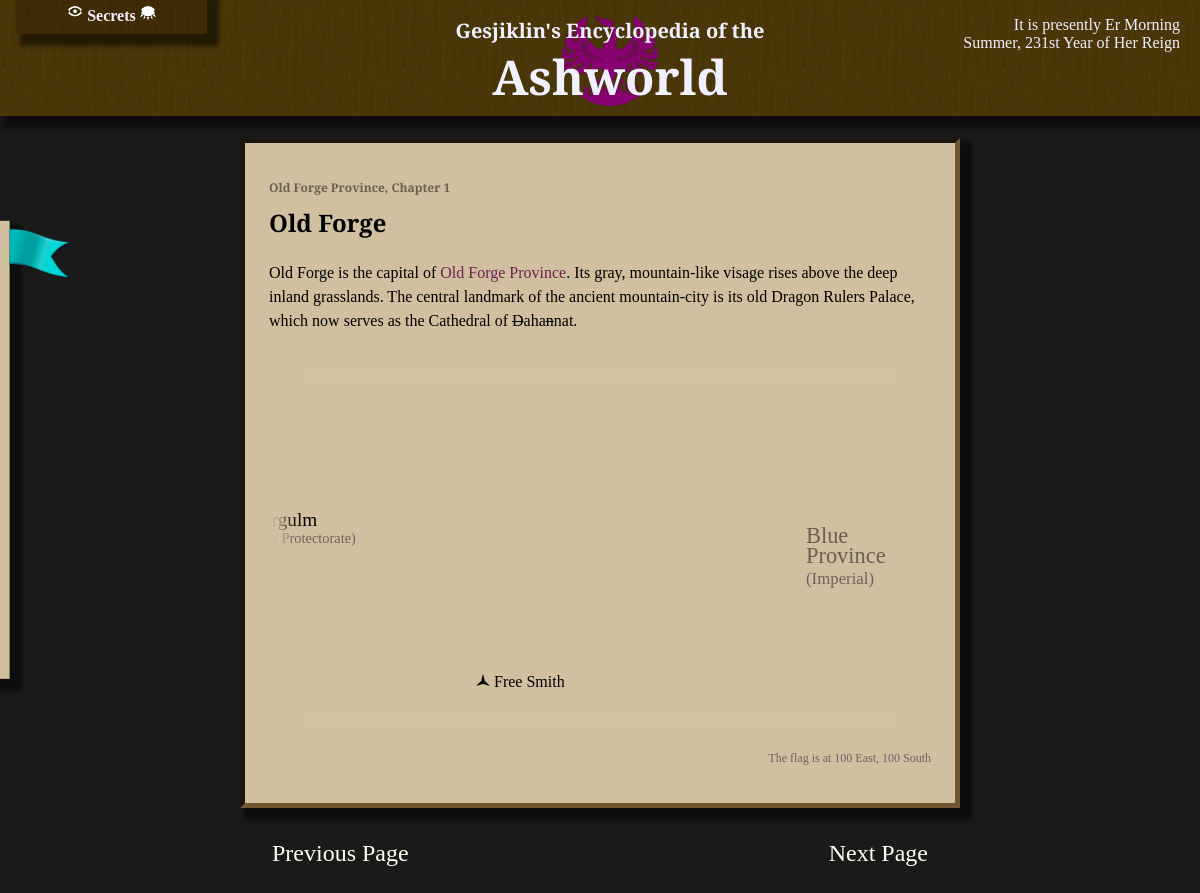
Before: /Old Forge-info with the older database file.
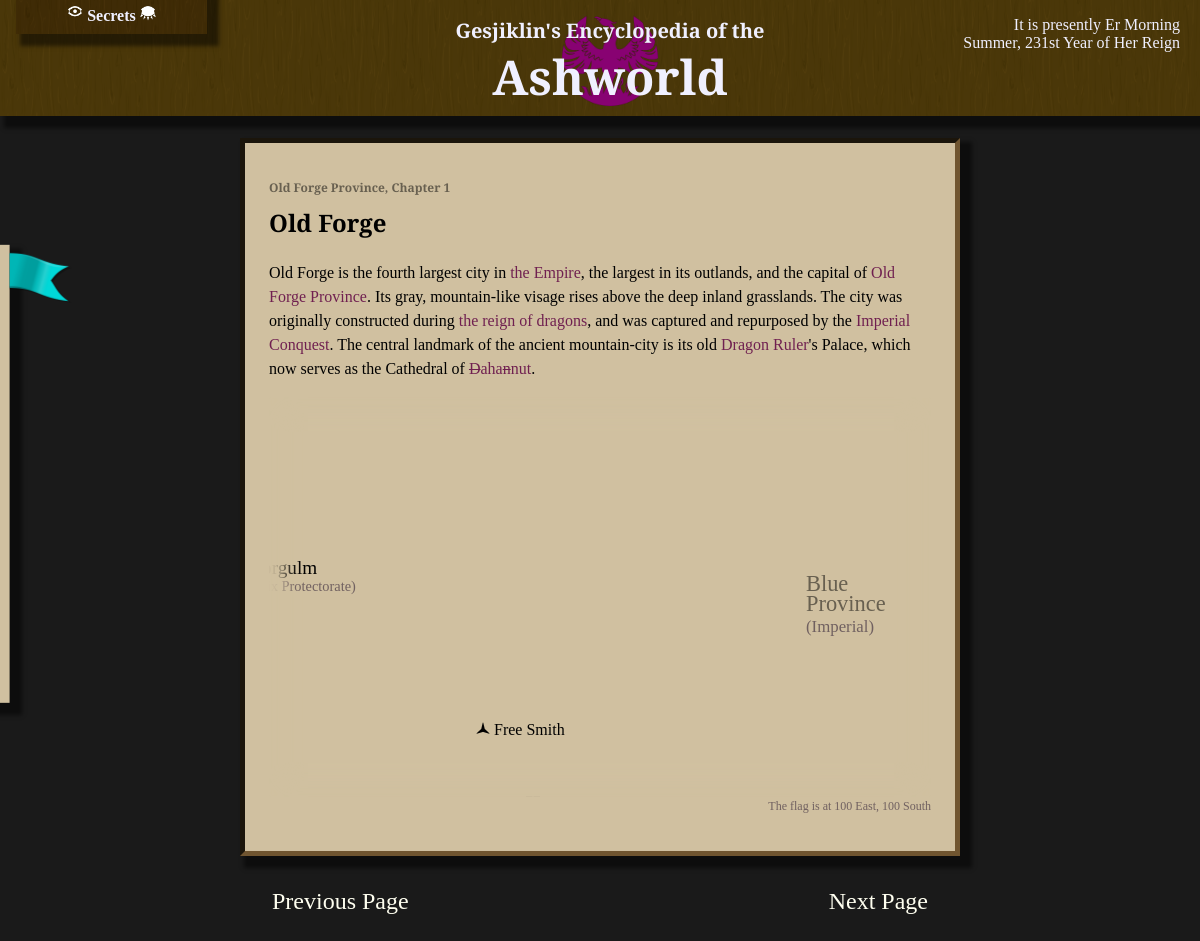
After: the same page with the newer database file.
### wiki/models.py (models this page shows, shortened)
class InfoPage(models.Model):
    short_title = models.CharField(max_length = 64, primary_key=True)
    def title(self):
        return self.short_title #self.full_title if self.full_title else self.short_title
    def prev_page(self):
        try:
            return InfoPage.objects.get(next_page = self)
        except (InfoPage.MultipleObjectsReturned, InfoPage.DoesNotExist):
            return None
    def _chapter(self):
        prev = self
        i = 0
        while True:
            new_prev = prev.prev_page()
            if new_prev:
                prev = new_prev
            else:
                break
            i += 1
        return (prev, i)
    def chapter(self):
        info, number = self._chapter()
        return "{}, Chapter {}".format(info.title(), number) if number > 0 else "Introduction"
    def is_secret(self):
        return len(self.text) == 0 and len(InfoSecret.objects.filter(page = self))
    def map_location(self):
        return MapLocation.objects.get(page = self)
    quote = models.TextField(blank = True)
    text = models.TextField(blank = True)
    next_page = models.ForeignKey(to='self', on_delete=models.SET_NULL, null=True, blank=True)

class MapLocation(models.Model):
    page = models.ForeignKey(to=InfoPage, on_delete=models.SET_DEFAULT, default=InfoPage.objects.get(pk = 'Introduction').pk)
    def title(self):
        return self.page.title()
    note = models.TextField(max_length = 64, blank=True)
    LOC_TYPES = [
        ('village', 'Small Village or Town'),
        ('city', 'Major City'),
        ('region', 'General Region')
    ]
    loc_type = models.TextField(max_length = max(len(i) for i,_ in LOC_TYPES), choices = LOC_TYPES, default = LOC_TYPES[0][0])
    x = models.IntegerField()
    y = models.IntegerField()

### wiki/views.py (the view)
# urls.py: path('', views.index, name='dictionary'),
def index(request, **kwargs):
	template_name = "wiki/index.html"
	context = base_context(request)
	short_title = kwargs['pagetitle'] if ('pagetitle' in kwargs) else 'Introduction'
	info = None
	try:
		info = InfoPage.objects.get(short_title__iexact=short_title)
	except InfoPage.DoesNotExist:
		base_url = reverse('search')
		query_string =  urlencode({'terms': short_title})
		url = '{}?{}'.format(base_url, query_string)
		return redirect(url)
	context['info'] = info
	return render(request, template_name, context)

### wiki/templatetags/wiki_extras.py (called while the page is built, shortened)
@register.filter
def strongterms(value, terms, start_strong="<strong>", end_strong="</strong>"):
    if not terms:
        return mark_safe(value)

### wiki/views.py (called while the page is built)
def pop_popup(request):
	queue = request.session.get('popupforms', [])
	if queue and isinstance(queue, list):
		r = queue.pop(0)
		request.session['popupforms'] = queue
		return r
	else:
		return None

def base_context(request):
	context = {}
	context['show_secrets'] = request.session.get('show_secrets', False)
	context['passwords'] = request.session.get('passwords')
	context['locations'] = MapLocation.objects.all()
	if context['passwords']:
		context['unlocked_secrets'] = list(reduce(lambda x,y : x.union(y), (SecretPassword.objects.get(pk=i).unlocks() for i in context['passwords'])))
	context['popupform'] = pop_popup(request)
	context['terms_str'] = request.GET.get('terms')
	context['terms'] = list(filter(lambda term : not term in ignored_terms, context['terms_str'].split(' ') if context['terms_str'] else []))
	context['show_edit'] = request.get_host() == "127.0.0.1:8000"
	return context

### wiki/templates/wiki/index.html (shortened to what this page needs)
{% load static %}
{% load wiki_extras %}
<!DOCTYPE HTML>
<html>
<head>
    <link rel="stylesheet" type="text/css" href="{% static 'wiki/style.css' %}"/>
    {% block head %}
    <link rel="stylesheet" type="text/css" href="{% static 'wiki/info.css' %}"/>
    {% endblock %}
</head>
<body>
<div class="title">
    <image src="{% static 'wiki/Phoenix.png' %}" alt=""/>
    <span><h2>Gesjiklin's Encyclopedia of the</h2><h1>Ashworld</h1></span>
    <div class="passwords">
        <h3>
            <img src="{% static 'wiki/openEye.png' %}" alt="" height="16"/>
            Secrets
            <img src="{% static 'wiki/closedEye.png' %}" alt="" height="16"/>
        </h3>
    </div>
    <p id="datetime" class="right">
        It is presently HOUR SECTION <br/>
        Summer, 231st Year of Her Reign
    </p>
</div>
<div class="titlebuffer"></div>
<div class="sidebar">
	<img src="{% static 'wiki/Bookmark.png' %}" class="bookmark_img"/>
</div>
<div class="content">
    {% block content %}
    <div class="textbox">
        <h3 class="chapter">{{ info.chapter }}</h3>
        <h2>
            {% if info.is_secret and not show_secrets %}
                <span class="secret">There are only secrets here.</span>
            {% else %}
                {{ info.title | safe }}
            {% endif %}
        </h2>
        <p>
            {{ info.text | strongterms:terms }}
        </p>
        {% if info.map_location %}
            {% include 'wiki/map.html' %}
        {% endif %}
    </div>
    {% if info.prev_page %}
        <a id="prev" class="pageturn" href="{% url 'info' info.prev_page.pk %}">Previous Page</a>
    {% endif %}
    {% if info.next_page %}
        <a id="next" class="pageturn" href="{% url 'info' info.next_page.pk %}">Next Page</a>
    {% endif %}
    {% endblock %}
</div>
</body>
</html>

### wiki/templates/wiki/map.html (shortened to what this page needs)
{% load static %}
<link rel="stylesheet" href="{% static 'wiki/map.css' %}"/>
<div class="mapcontainer">
    <div id="worldmap" class="map pannable">
        {% for location in locations %}
            <a class="maplocation mapsticky map{{location.loc_type}} matchbackground" href="{% url 'info' location.page.pk %}"
                style="top: {{ location.y }}px; left: {{ location.x }}px ">
                {% if location.loc_type != 'region' %}
                    <image src="
                        {% if location.loc_type == 'city' %}
                            {% static 'wiki/city.png' %}
                        {% else %}
                            {% static 'wiki/village.png' %}
                        {% endif %}
                    "/>
                {% endif %}
                {{ location.title }}
                <br/>
                {% if location.note %}
                    <span class="note">({{ location.note }})</span>
                {% endif %}
            </a>
        {% endfor %}
    </div>
    <div class="blurededge matchcolortoback"></div>
</div>
<p class="note">The flag is at <span id="markerx">100</span> East, <span id="markery">100</span> South</p>

### wiki/static/wiki/style.css (style rules this page uses)
body { padding: 0%; margin: 0%; background-image: url("/static/wiki/stone.png"); background-repeat: repeat; background-attachment: fixed; }
body:before { position: fixed; content:""; top:0; left:0; width:100%; height:100%; opacity: 0.985; background-color: #171717; z-index: -10; }
.title { position: fixed; top: 0; left: 0; width: 100%; margin: 0%; padding: 10px; text-align: center; z-index: 10; }
.title, .passwords { background-image: url("/static/wiki/wood.jpg"); background-repeat: repeat; background-size: 200px 200px; }
.title:before, .passwords:before { position: absolute; content:""; top:0; left:0; width:100%; height:100%; opacity: 0.85; background: #453605; z-index: -10; }
.title, .title a { color: #f0f0ff; }
.title, .titlebuffer { height: 6em; }
.title img { max-height: 100%; }
.title span { position: absolute; top: 0; left: 50%; transform: translate(-50%, 0%); }
.title h2 { margin-bottom: 0%; font-size: 1.25em; }
.title h1 { margin-top: 0%; margin-bottom: 8px; font-size: 3em; }
.title h1, h2, .sidebar a, .sidebar form { font-family: 'Cinzel Decorative', cursive; }
.title p { position: absolute; top: 0; padding: 0px 8px; }
.title p.right { text-align: right; right: 2em; }
.passwords { position: absolute; left: 16px; top: 0; transform: translate(0, calc(18px + 1em - 100%)); width: 15%; padding: 4px; padding-bottom: 8px; transition: top 1s; transition: bottom 1s; transition: transform 1s; }
.passwords:before { background: #382702; }
.passwords:before { z-index: 0; }
.passwords p, .passwords form, .passwords h3 { position: relative; z-index: 1; }
.passwords h3 { font-weight: bold; font-size: 1em; margin-bottom: 1px; }
.content { padding: 10px 20%; color: #fffff0; }
.textbox { color: #000000; padding: 24px; border-style: inset; border-color: #705530; border-width: 5px; line-height: 1.5; }
.textbox p { position: relative; }
.sidebar { position: absolute; left: 0; top: 50%; padding: 16px; padding-top: inherit; width: 10em; z-index: 20; transform: translate(-95%, -50%); transition: transform 1s; }
.bookmark_img { position: absolute; top: 0; right: -64px; height: 64px; width: auto; }
a { text-decoration: none; color: #000000; }
.textbox p a, .textbox form a { color: #702050; }
span.l { text-decoration: line-through; }
.title, .content .textbox, .sidebar, .passwords { box-shadow: 8px 8px 4px 4px #00000080; }
.sidebar, .textbox { background-color: #d0c0a0; }
.content .textbox .matchbackground { background: -moz-radial-gradient(closest-side, #d0c0a0, #00000000); }
.content .textbox .matchcolortoback { color: #d0c0a0; }

### wiki/static/wiki/info.css (style rules this page uses)
.edit, .pageturn { font-family: 'Cinzel Decorative', cursive; text-decoration: none; }
#next.pageturn, .edit { float: right; }
.pageturn { color: inherit; padding: 32px 32px; font-size: 1.5em; }
#prev.pageturn { float: left; }
h3.chapter { font-size: 0.75em; color: #00000080; margin-bottom: -12px; font-family: 'Cinzel Decorative', cursive; }

### wiki/static/wiki/map.css (style rules this page uses)
.mapcontainer { position: relative; overflow: hidden; height: 50vh; }
.map { position: relative; margin: 0 0; width: 1500px; object-fit: cover; }
.map, .map img { user-select: none; -moz-user-select: none; -webkit-user-select: none; -ms-user-select: none; }
.mapsticky { position: absolute; top: 100px; left: 100px; }
.blurededge { position: absolute; width: 100%; height: 100%; top: 0; left: 0; box-shadow: 0 0 16px 16px inset; pointer-events: none; }
.note { color: #706060; text-align: right; font-weight: normal; font-size: 0.75em; margin-top: 0; }
.maplocation { line-height: calc(1em - 2px); }
.mapcity { font-size: 1.2em; }
.mapregion { font-size: 1.4em; color: #00000080; }

Changed rows visible on the page:
changed InfoPage "Old Forge": text|strongterms "Old Forge is the capital of Old Forge Province . Its gray, mountain-like visage rises above the deep inland grasslands. The central landmark of the ancient mountain-city is its old Dragon Rulers Palace, which now serves as the Cathedral of D aha n nat." → "Old Forge is the fourth largest city in the Empire , the largest in its outlands, and the capital of Old Forge Province . Its gray, mountain-like visage rises above the deep inland grasslands. The city was originally constructed during the reign of dragons , and was captured and repurposed by the Imperial Conquest . The central landmark of the ancient mountain-city is its old Dragon Ruler 's Palace, which now serves as the Cathedral of D aha n nut ."
